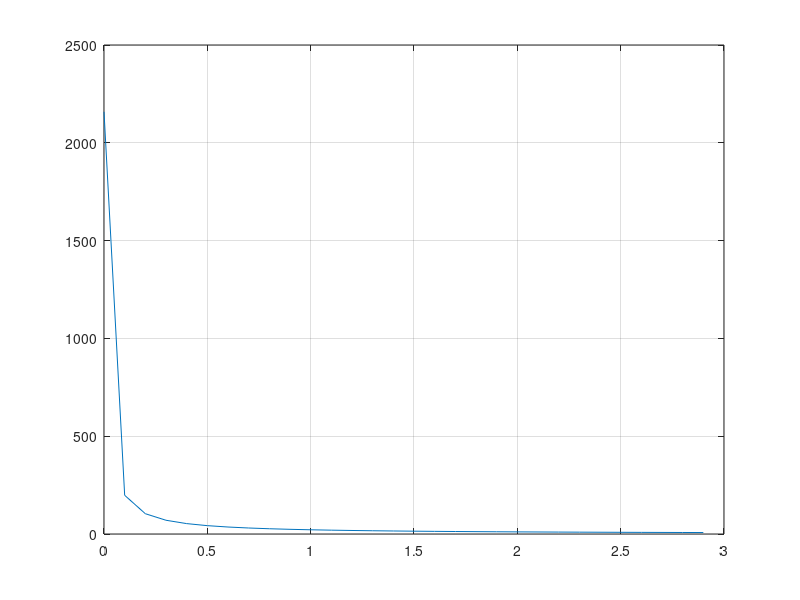

Write the MATLAB code that produced this figure.
addpath(pwd)
function resultado = hiperbolica(n,sumax,sumay,sumaX, sumaY, sumaX2,sumaXY)
    matrizCoef=[sumaX2 sumaX ; sumaX n];
    matrizInv= inv(matrizCoef);
    terminosInd = [sumaXY;sumaY];
    AB = matrizInv*(terminosInd);
    a = 1/AB(2);
    b = AB(1)/a;
   resultado = [a,b];

endfunction 

  
  function graficarHiperbolica(x1, x2, a, b)
  x = x1:0.1:x2;
  y = a ./(b+x);
  plot(x,y);  
  grid

endfunction

%Ejemplo de clase
res = hiperbolica(4, 10, 32, 2.083, 0.642,1.424,0.409);
printf("Y = %d  / (%d+X)\n", res(1), res(2));
graficarHiperbolica(0, 2.9, res(1), res(2));